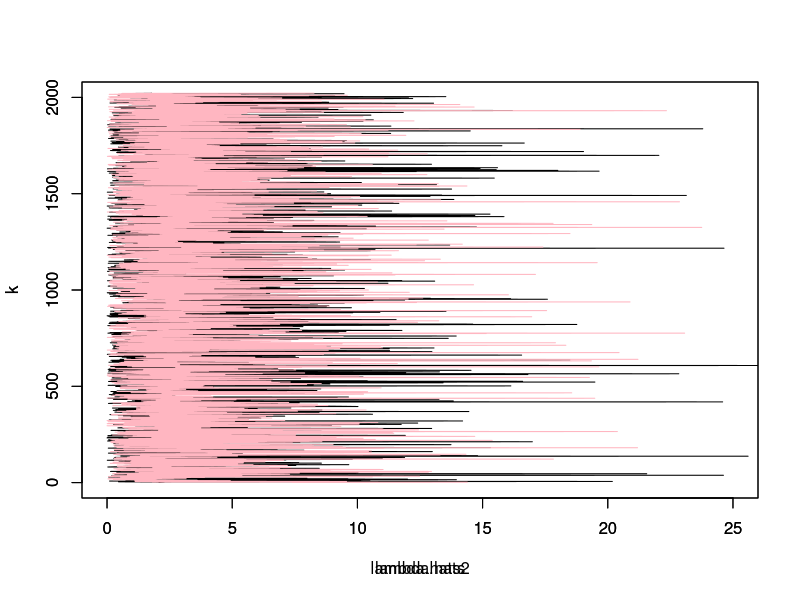
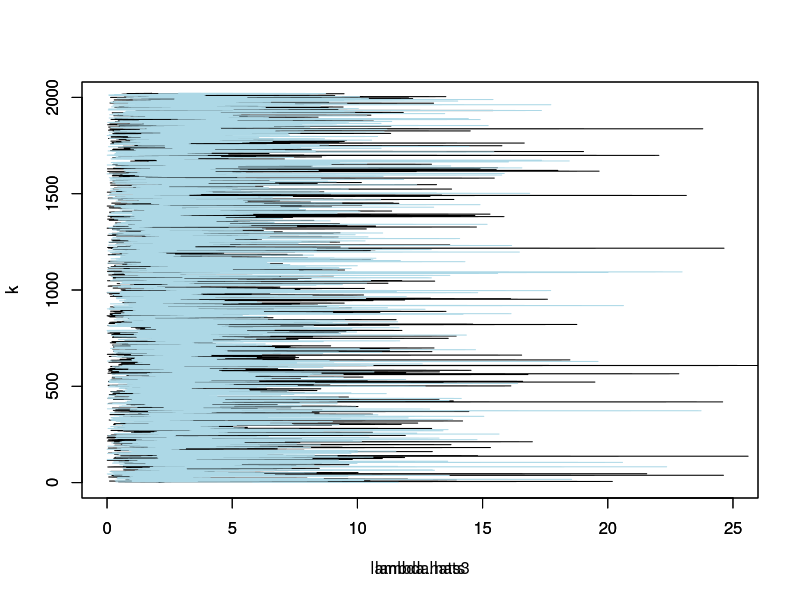
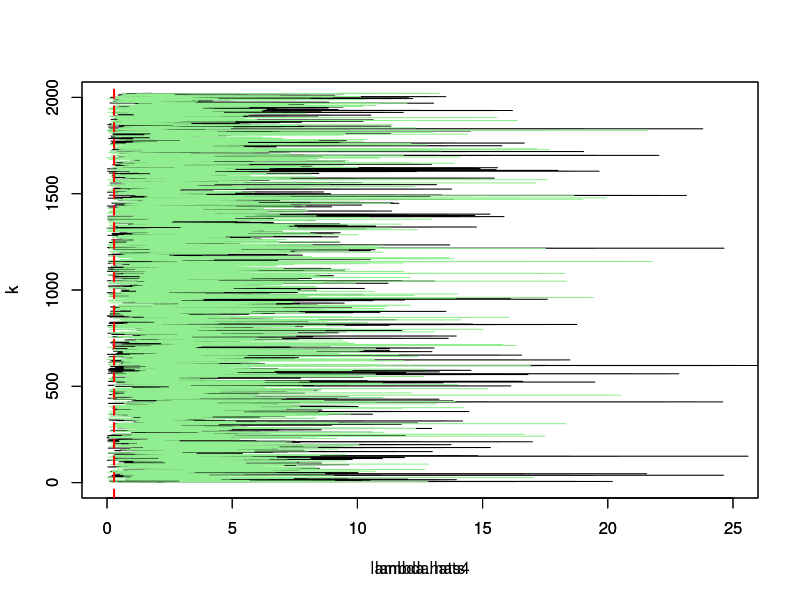
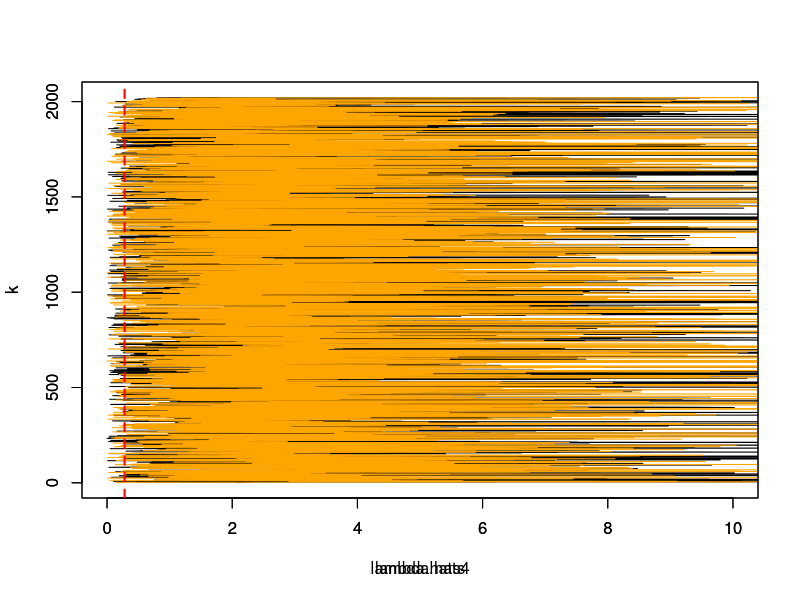

The R script that drew these images, in order:
#We want to check the results of the Problem 1b, using R. To see the Consistency,
#. Fix some value of lambda; this will be the true value of our parameter (for simulations, we assume we know it);
#. Take large n;
#. Generate a random sample of size n from the Exp(lambda) Distribution;
#. For each k = 1, 2, 3, ..., n, calculate estimator lambda_k, and plot these points on the graph against k,
#joining the points with lines (use the type = "l" as a parameter in plot command);by this, we want to "see" to what estimator lambda_k is approaching;
#. Now, do the 3-rd step several times, and plot on the previous plot, each time using a
#different color; by this, we want to see that for different observations, the limit will be the same;
#. Finally, add a horizontal line y = l, passing through the real value of l. If your code
#is running correctly, and n is large, the curves for the values of estimator lambda_k need to approach this line, showing the Consistency of ^lk.

lambda_ <- 0.280322

n <- 2022

x <- rexp(n, lambda_)
x2 <- rexp(n, lambda_)
x3 <- rexp(n, lambda_)
x4 <- rexp(n, lambda_)


lambda.hat <- mean(x)
lambda.hat

lambda.hats <- sapply(x, mean)

k <- 1:n

plot(lambda.hats, k, type = "l", xlim = c(0, 25), ylim = c(0, 2000))

par(new=T)
lambda.hats2 <- sapply(x2, mean)
plot(lambda.hats2,k,  type = "l", col = "lightpink", xlim = c(0, 25), ylim = c(0, 2000))


plot( lambda.hats, k,type = "l", xlim = c(0, 25), ylim = c(0, 2000))
par(new=T)
lambda.hats3 <- sapply(x3, mean)
plot(lambda.hats3, k, type = "l", col = "lightblue", xlim = c(0, 25), ylim = c(0, 2000))


plot(lambda.hats, k, type = "l", xlim = c(0, 25), ylim = c(0, 2000))
par(new=T)
lambda.hats4 <- sapply(x4, mean)
plot(lambda.hats4,k, type = "l", col = "lightgreen", xlim = c(0, 25), ylim = c(0, 2000))
abline(v = lambda_, col="red", lwd = 2, lty = 2)




plot(lambda.hats, k, type = "l", xlim = c(0, 10))
par(new=T)
lambda.hats4 <- sapply(x4, mean)
plot(lambda.hats4,k, type = "l", col = "orange", xlim = c(0, 10))
abline(v = lambda_, col="red", lwd = 2, lty = 2)


